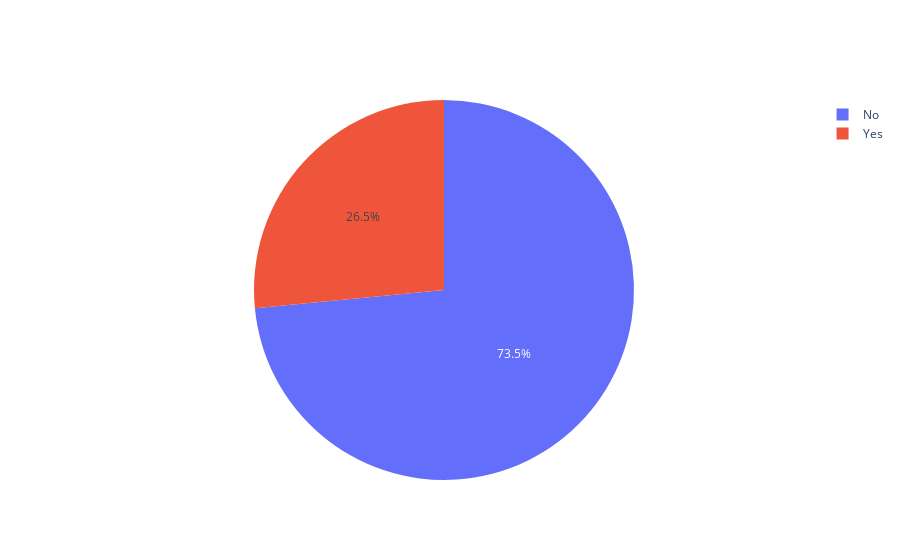

Notebook code cell kept with this figure:
### Code cell
cls = data['Churn'].value_counts()
# px.pie(data_frame=cls, values=cls, names=cls.index, title="类别Churn的分布")
trace = go.Pie(labels=cls.index, values=cls)
fig  = go.Figure(trace)
fig.show()

### Figure 1 — Plotly figure (JSON) as saved in the notebook; plotly's stock layout.template omitted (floating-point values rounded to 4 significant figures)
{"data": [{"labels": ["No", "Yes"], "type": "pie", "values": [5174, 1869]}], "layout": {"autosize": true}}
